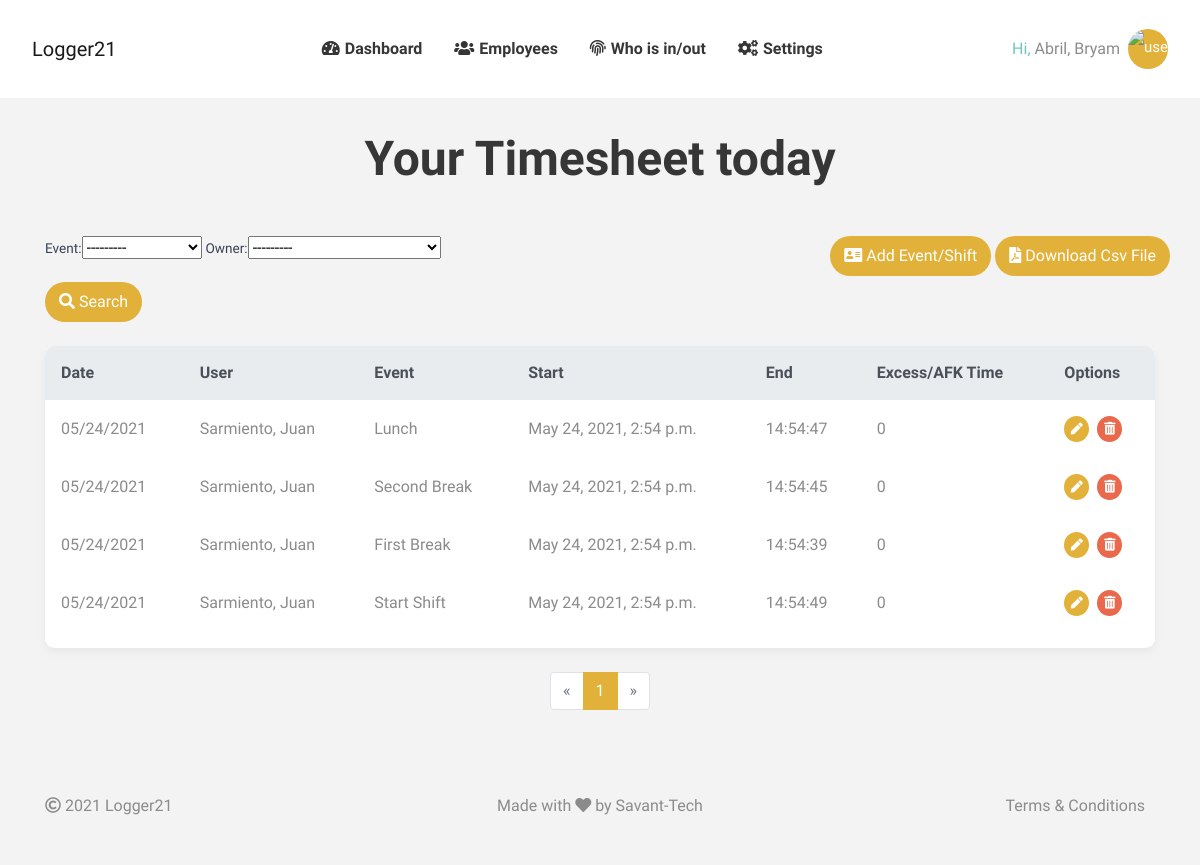
Screenshot of /dashboard/whois (signed in) with the database file from the repository.
### users/models.py (models this page shows)
class User(AbstractBaseUser, PermissionsMixin):
    first_name = models.CharField(max_length=255, verbose_name='Nombre',null=True, )
    last_name = models.CharField(max_length=255, verbose_name='Apellido',null=True, )
    email = models.EmailField(unique=True, verbose_name="Correo Electronico")
    direction = models.CharField(max_length=70, verbose_name='Direccion', null=True, )
    province = models.CharField(max_length=70, verbose_name='Provincia', null=True, )
    country = models.CharField(max_length=70, verbose_name='Pais', null=True, )
    telephone = models.CharField(max_length=70, verbose_name='Telefono', null=True, )
    avatar = JPEGField(
        upload_to='users/avatar/',
        variations={
            'thumbnail': {"width": 100, "height": 100, "crop": True}
        },
        null=True, blank=True)
    is_active = models.BooleanField(default=True)  # Indica si el usuario esta activo
    is_staff = models.BooleanField(default=False)
    date_joined = models.DateTimeField(default=timezone.now)
    USERNAME_FIELD = 'email'  # Identificador unico
    REQUIRED_FIELDS = []  # Lista de nombres que solicita al crear un superusuario
    objects = UserManager()
    class Meta:
        verbose_name = 'Usuario'
        verbose_name_plural = 'Usuarios'
        ordering = ['-id']
    def __str__(self):
        return '{}, {}'.format(self.last_name, self.first_name)
    def get_avatar(self):
        if self.avatar:
            return self.avatar.url
        else:
            return os.path.join(settings.MEDIA_URL + str('users/avatar/male.png'))

### core/models.py (models this page shows, shortened)
class EventTime(models.Model):
    event = models.ForeignKey(Event, on_delete=models.CASCADE)
    owner = models.ForeignKey(Employee, on_delete=models.CASCADE)
    start_datetime = models.DateTimeField(default=datetime.now)
    end_datetime = models.DateTimeField(blank=True, null=True)
    is_finished = models.BooleanField(default=False)
    is_overtime = models.BooleanField(default=False)
    time_excess = models.IntegerField(default=0)
    time_afk = models.IntegerField(default=0)
    is_skipped = models.BooleanField(default=False)
    class Meta:
        ordering = ['-id', ]

class Event(models.Model):
    name = models.CharField(max_length=120, unique=True, verbose_name="Nombre del Evento")
    time_to_finish = models.IntegerField(default=0, verbose_name="Tiempo de Duracion")
    parent = models.ForeignKey('self', related_name='children', on_delete=models.CASCADE, blank=True, null=True,
                               verbose_name="Clase Padre")
    def __str__(self):
        return '{}'.format(self.name)

### business/models.py (models this page shows, shortened)
class Employee(models.Model):
    type_of_employee = models.ForeignKey(TypeEmployee, on_delete=models.SET_NULL, null=True, default=None)
    user = models.OneToOneField(User, on_delete=models.SET_NULL, null=True)
    department = models.ForeignKey(Department, on_delete=models.SET_NULL, null=True, default=None)
    role = models.ForeignKey(Role, on_delete=models.SET_NULL, null=True, default=None)
    observations = models.TextField(verbose_name='Observations', null=True, blank=True, default=None)
    date_hired = models.DateField(verbose_name='Date hired', null=True, default=None)
    class Meta:
        ordering = ['-id', ]
    def __str__(self):
        return '{}'.format(self.user)  #.format(self.id, self.user.id, self.user, self.role, self.type_of_employee)

### webapp/views_admin.py (the view)
# urls.py: path('dashboard/whois', DashEventTimes.as_view(), name='admin-whois'),
class DashEventTimes(LoginRequiredMixin, generic.ListView):
    model = EventTime
    template_name = 'dash/admin-whois.html'
    form_class = EventTimeForm
    login_url = 'webapp:login'
    paginate_by = 10
    def get_context_data(self, **kwargs):
        context = super().get_context_data(**kwargs)
        context['form'] = self.form_class
        context['filter'] = EventTimeFilters(self.request.GET, queryset=self.get_queryset())
        return context
    def get_queryset(self):
        return EventTime.objects.all().order_by('-id')

### webapp/templates/dash/admin-whois.html
{% extends 'bases/base.html' %}
{% load static %}
{% block content %}
<div class="employee-dash my-timecard">
    <div class="container employee-dash-wrap">
        <div class="row">
            <div class="col-12 text-center">
                <h1 class="mt-0 mb-4 mb-md-4 mb-xl-5">Your Timesheet today</h1>
            </div>
        </div>
        <div class="row">
            <div class="col-12 col-sm-12">
                <div class="row">
                    <div class="col">
                        <form method="GET">
                            {{filter.form}}
                        <div class="row">
                            <div class="col-12 col-md-8 col-lg-6 m-auto pt-3 pt-md-3 pt-lg-4 pt-xl-3 your-time-notices text-center"></div>
                        </div>
                            <button type="submit" class="btn btn-primary">
                                <i class="fa fa-search"></i> Search
                            </button>
                        </form>
                    </div>
                    <div>
                        <a class="btn btn-md btn-primary alt-white mt-3 mt-sm-0 alt-flip" href="/dashboard/eventtime/add" aria-haspopup="true" aria-expanded="false">
                            <i class="fa fa-address-card"></i> Add Event/Shift
                        </a>
                        <a class="btn btn-md btn-primary alt-white mt-3 mt-sm-0 alt-flip" aria-haspopup="true" aria-expanded="false" href="{% url 'webapp:export-csv' %}">
                            <i class="fa fa-file-pdf"></i> Download Csv File
                        </a>
                    </div>
                </div>
            </div>
        </div>
        <div class="row mt-3 mt-lg-4">
            <div class="col-12">
                <div class="rounded bg-white shadow-sm">
                    <div class="table-responsive">
                        <table class="lstContainer table table-borderless" id="lstTimeCards">
                            <thead class="lstHead thead-light">
                                <tr id="">
                                    <th scope="col" >Date</th>
                                    <th scope="col" >User</th>
                                	<th scope="col" >Event</th>
                                	<th scope="col" >Start</th>
                                	<th scope="col" >End</th>
                                	<th scope="col" >Excess/AFK Time</th>
                                    <th scope="col" >Options</th>
                                </tr>
                            </thead>
                            <tbody class="lstNormalItem">
                                {% for item in filter.qs %}
                                <tr id="">
                                    <td>{{ item.start_datetime|date:"SHORT_DATE_FORMAT" }}</td>
                                    <td>{{ item.owner.user }}</td>
                                    <td>{{ item.event.name }}</td>
                                    <td>{{ item.start_datetime }}</td>
                                    <td>{{ item.end_datetime|time:"H:i:s" }}</td>
                                    <td>{{ item.time_excess }}</td>
                                    <td>
                                        <a  href="{% url 'webapp:admin-eventtime-update' item.id %}"  type="button" class="btn btn-primary p-0 rounded-circle border-0" title="Edit Event time">
                                            <i class="fa fa-pen" style="width: 25px; height: 25px; line-height: 23px; font-size: 0.75em"></i>
                                        </a>
                                        <a href="{% url 'webapp:admin-eventtime-delete' item.id%}" type="button" class="ml-1 btn btn-danger p-0 rounded-circle border-0" title="Delete Event time">
                                            <i class="fas fa-trash-alt" style="width: 25px; height: 25px; line-height: 23px; font-size: 0.8em"></i>
                                        </a>
                                    </td>
                                </tr>
                                {% endfor %}
                            </tbody>
                        </table>
                    </div>
                </div>
            </div>
        </div>
		{% include 'includes/pagination.html' %}
    </div>
</div>
{% endblock content %}

### webapp/templates/includes/dashboard.html (shortened to what this page needs)
{% load static %}
<div class="offcanvas-collapse navbar-collapse" id="navigation">
    <ul class="navbar-nav m-auto">
        <li id="ctl00_liPunch" class="nav-item">
            <a id="lnkPunch" class="nav-link d-flex align-items-baseline flex-row flex-lg-column flex-xl-row py-3 py-md-3 py-lg-0 px-0 px-md-0 px-lg-3 px-xl-6" title="Clock in/out"
            href="{% url 'webapp:admin-dash' %}">
            <i class="fa fa-tachometer-alt" style="font-size: 1em; padding-right: 5px"></i>
                Dashboard
            </a>
        </li>
        <li id="ctl00_liPunch" class="nav-item">
            <a id="lnkPunch" class="nav-link d-flex align-items-baseline flex-row flex-lg-column flex-xl-row py-3 py-md-3 py-lg-0 px-0 px-md-0 px-lg-3 px-xl-6" title="Clock in/out"
            href="{% url 'webapp:admin-employees' %}">
            <i class="fa fa-users" style="font-size: 1em; padding-right: 5px"></i>
                Employees
            </a>
        </li>
        <li id="ctl00_liPunch" class="nav-item">
            <a id="lnkPunch" class="nav-link d-flex align-items-baseline flex-row flex-lg-column flex-xl-row py-3 py-md-3 py-lg-0 px-0 px-md-0 px-lg-3 px-xl-6" title="Clock in/out"
            href="{% url 'webapp:admin-whois' %}">
            <i class="fa fa-fingerprint" style="font-size: 1em; padding-right: 5px"></i>
                Who is in/out
            </a>
        </li>
        <li id="ctl00_liPunch" class="nav-item">
            <a id="lnkPunch" class="nav-link d-flex align-items-baseline flex-row flex-lg-column flex-xl-row py-3 py-md-3 py-lg-0 px-0 px-md-0 px-lg-3 px-xl-6" title="Clock in/out"
            href="{%url 'webapp:settings'%}">
            <i class="fa fa-cogs" style="font-size: 1em; padding-right: 5px"></i>
                Settings
            </a>
        </li>
    </ul>
    <div id="ctl00_pnlUserAccount">
        <div class="dropdown d-flex align-items-center">
            <div class="d-none d-lg-none d-xl-inline-block"><span class="teal-text">Hi,&nbsp;</span>{{request.user}}</div>
            <img class="user-avatar user-dropdown-btn dropdown-toggle ml-2 btn pill btn-primary btn-sm" data-toggle="dropdown" alt="user" src="{{request.user.get_avatar}}"/>
        </div>
    </div>
</div>

### webapp/static/webapp/css/style.css (style rules this page uses)
.teal-text { color:#70c4be }
.table .thead-light th:first-child { border-radius: 10px 0 0 0 }
.table .thead-light th:last-child { border-radius: 0 10px 0 0 }
.dropdown-toggle::after { display:none }
header .main-navigation .user-dropdown-btn.dropdown-toggle { width:40px;height:40px;text-align:center;line-height:37px;padding:0;font-weight:400 }
@media screen and (max-width:1479px) { .table th,.table td { padding:1rem;vertical-align:middle } }

### webapp/static/webapp/css/home.css (style rules this page uses)
.user-avatar { width: 50%; border-radius: 50%; vertical-align: middle; border-style: none; }

### rows the page displays
User: user "Abril, Bryam"
EventTime: start_datetime "05/24/2021", owner.user "Sarmiento, Juan", event.name "Lunch", start_datetime "May 24, 2021, 2:54 p.m.", end_datetime "14:54:47", time_excess "0"
EventTime: start_datetime "05/24/2021", owner.user "Sarmiento, Juan", event.name "Second Break", start_datetime "May 24, 2021, 2:54 p.m.", end_datetime "14:54:45", time_excess "0"
EventTime: start_datetime "05/24/2021", owner.user "Sarmiento, Juan", event.name "First Break", start_datetime "May 24, 2021, 2:54 p.m.", end_datetime "14:54:39", time_excess "0"
EventTime: start_datetime "05/24/2021", owner.user "Sarmiento, Juan", event.name "Start Shift", start_datetime "May 24, 2021, 2:54 p.m.", end_datetime "14:54:49", time_excess "0"

### other values shown
{{ i }} "1"
